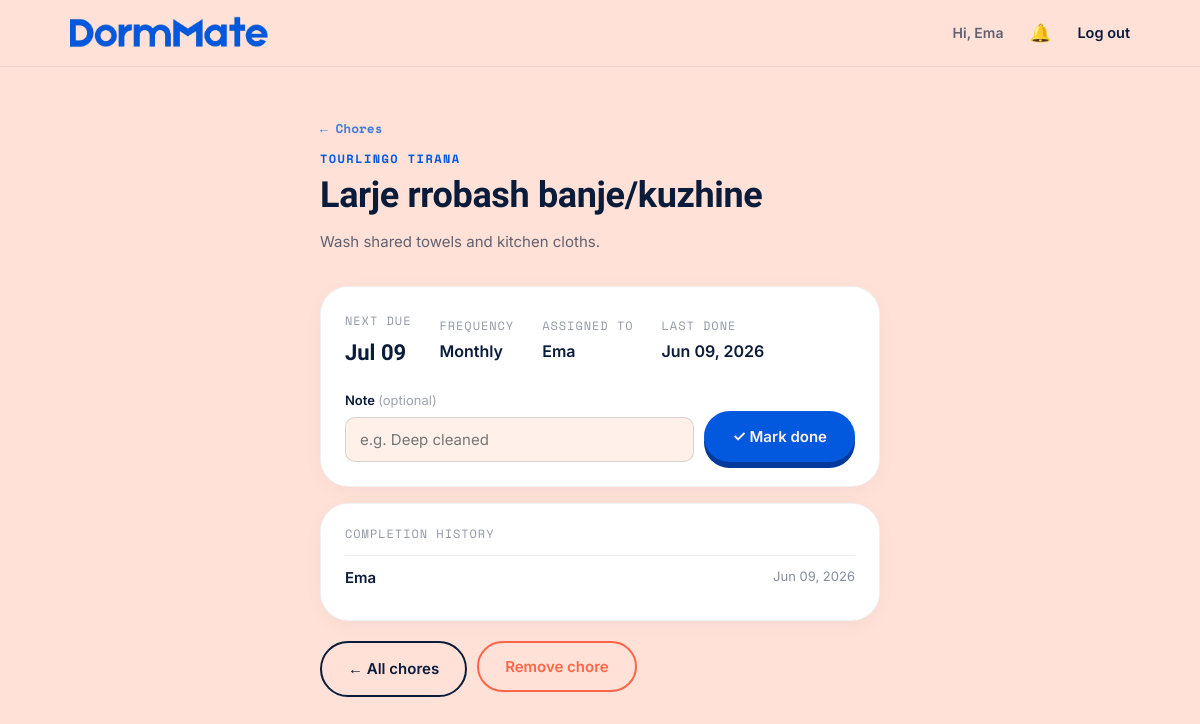
The app's page /household/3/chores/8 (signed in) with its own data.
### models/user.py (models this page shows, shortened)
class User(db.Model):
    __tablename__ = "users"
    id = db.Column(db.Integer, primary_key=True)
    name = db.Column(db.String(80), nullable=False)
    email = db.Column(db.String(120), unique=True, nullable=False, index=True)
    password_hash = db.Column(db.String(255), nullable=False)
    avatar_url = db.Column(db.String(255), nullable=True)
    room_number = db.Column(db.String(20), nullable=True)
    created_at = db.Column(db.DateTime, default=datetime.utcnow)
    memberships = db.relationship(
        "Membership", back_populates="user", cascade="all, delete-orphan"
    )

### models/household.py (models this page shows, shortened)
class Household(db.Model):
    __tablename__ = "households"
    id = db.Column(db.Integer, primary_key=True)
    name = db.Column(db.String(120), nullable=False)
    invite_code = db.Column(db.String(12), unique=True, nullable=False, index=True)
    created_at = db.Column(db.DateTime, default=datetime.utcnow)
    memberships = db.relationship(
        "Membership", back_populates="household", cascade="all, delete-orphan"
    )
    @property
    def members(self):
        return [m.user for m in self.memberships]

### models/chore.py (models this page shows, shortened)
class Chore(db.Model):
    __tablename__ = "chores"
    id = db.Column(db.Integer, primary_key=True)
    household_id = db.Column(db.Integer, db.ForeignKey("households.id"), nullable=False, index=True)
    created_by = db.Column(db.Integer, db.ForeignKey("users.id"), nullable=False)
    title = db.Column(db.String(120), nullable=False)
    description = db.Column(db.String(400), nullable=True)
    frequency = db.Column(db.String(20), nullable=False, default="weekly")
    custom_interval_days = db.Column(db.Integer, nullable=True)  # used when frequency == "custom"
    rotation_mode = db.Column(db.Boolean, default=False, nullable=False)  # False = fixed, True = rotate
    assigned_to = db.Column(db.Integer, db.ForeignKey("users.id"), nullable=True)  # fixed assignee
    rotation_index = db.Column(db.Integer, default=0, nullable=False)  # current position in rotation
    last_completed_at = db.Column(db.DateTime, nullable=True)
    is_active = db.Column(db.Boolean, default=True, nullable=False)
    created_at = db.Column(db.DateTime, default=datetime.utcnow)
    household = db.relationship("Household", backref=db.backref("chores", lazy="dynamic"))
    creator = db.relationship("User", foreign_keys=[created_by], backref=db.backref("created_chores", lazy="dynamic"))
    assignee = db.relationship("User", foreign_keys=[assigned_to], backref=db.backref("assigned_chores", lazy="dynamic"))
    completions = db.relationship("ChoreCompletion", back_populates="chore", cascade="all, delete-orphan",
                                   order_by="ChoreCompletion.completed_at.desc()")
    FREQUENCIES = [
        ("daily", "Daily"),
        ("weekly", "Weekly"),
        ("biweekly", "Every 2 weeks"),
        ("monthly", "Monthly"),
        ("custom", "Custom interval"),
    ]
    @property
    def interval_days(self):
        if self.frequency == "custom":
            return self.custom_interval_days or 7
        return FREQUENCY_DAYS.get(self.frequency, 7)
    @property
    def next_due_date(self):
        base = self.last_completed_at.date() if self.last_completed_at else self.created_at.date()
        return base + timedelta(days=self.interval_days)
    @property
    def is_overdue(self):
        return self.next_due_date < date.today()
    @property
    def is_due_today(self):
        return self.next_due_date == date.today()
    def get_current_assignee(self, members):
        if not self.rotation_mode:
            return self.assignee
        if not members:
            return None
        idx = self.rotation_index % len(members)
        return members[idx]
    def get_frequency_label(self):
        for key, label in self.FREQUENCIES:
            if key == self.frequency:
                if self.frequency == 'custom' and self.custom_interval_days:
                    return f'Every {self.custom_interval_days} days'
                return label
        return self.frequency.capitalize()

class ChoreCompletion(db.Model):
    __tablename__ = "chore_completions"
    id = db.Column(db.Integer, primary_key=True)
    chore_id = db.Column(db.Integer, db.ForeignKey("chores.id"), nullable=False, index=True)
    completed_by = db.Column(db.Integer, db.ForeignKey("users.id"), nullable=False)
    completed_at = db.Column(db.DateTime, default=datetime.utcnow)
    note = db.Column(db.String(255), nullable=True)
    chore = db.relationship("Chore", back_populates="completions")
    user = db.relationship("User", backref=db.backref("chore_completions", lazy="dynamic"))

### routes/chores.py (the view)
@chores_bp.route("/household/<int:household_id>/chores/<int:chore_id>")
@login_required
def chore_detail(household_id, chore_id):
    membership = _get_membership(household_id)
    if not membership:
        return redirect(url_for("household.choose"))
    chore = Chore.query.filter_by(id=chore_id, household_id=household_id).first_or_404()
    members = membership.household.members
    current_assignee = chore.get_current_assignee(members)
    return render_template(
        "chores/detail.html",
        household=membership.household,
        membership=membership,
        chore=chore,
        current_assignee=current_assignee,
        members=members,
    )

### routes/chores.py (called while the page is built)
def _get_membership(household_id):
    m = Membership.query.filter_by(user_id=g.user.id, household_id=household_id).first()
    if not m:
        flash("You're not a member of that household.", "error")
    return m

### utils.py (called while the page is built)
def login_required(view):
    @wraps(view)
    def wrapped_view(*args, **kwargs):
        if g.get("user") is None:
            flash("Log in to continue.", "error")
            return redirect(url_for("auth.login"))
        return view(*args, **kwargs)
    return wrapped_view

### templates/chores/detail.html (shortened to what this page needs)
{% extends "layout.html" %}
{% block content %}
<div class="page-shell page-shell--narrow">
  <div class="page-head reveal is-visible">
    <a href="{{ url_for('chores.list_chores', household_id=household.id) }}" class="notif-back-link">← Chores</a>
    <p class="eyebrow">{{ household.name }}</p>
    <h1>{{ chore.title }}</h1>
    {% if chore.description %}
    <p class="page-head__sub">{{ chore.description }}</p>
    {% endif %}
  </div>
  <div class="card reveal is-visible" style="padding:24px;margin-bottom:16px;">
    <div style="display:flex;gap:28px;flex-wrap:wrap;align-items:center;margin-bottom:20px;">
      <div>
        <p class="panel__title" style="margin-bottom:4px;">NEXT DUE</p>
        <p style="font-family:var(--font-display);font-size:22px;font-weight:700;margin:0;color:{% if chore.is_overdue %}var(--coral){% elif chore.is_due_today %}var(--blue){% else %}var(--ink){% endif %};">
          {% if chore.is_overdue %}Overdue by {{ chore.days_until_due|abs }} day{{ 's' if chore.days_until_due|abs != 1 }}
          {% elif chore.is_due_today %}Today
          {% else %}{{ chore.next_due_date.strftime('%b %d') }}{% endif %}
        </p>
      </div>
      <div>
        <p class="panel__title" style="margin-bottom:4px;">FREQUENCY</p>
        <p style="font-weight:600;margin:0;">{{ chore.get_frequency_label() }}</p>
      </div>
      <div>
        <p class="panel__title" style="margin-bottom:4px;">ASSIGNED TO</p>
        <p style="font-weight:600;margin:0;">
          {% if chore.rotation_mode %}🔄 Rotation (now: {{ current_assignee.name if current_assignee else '—' }})
          {% elif current_assignee %}{{ current_assignee.name }}
          {% else %}Unassigned{% endif %}
        </p>
      </div>
      {% if chore.last_completed_at %}
      <div>
        <p class="panel__title" style="margin-bottom:4px;">LAST DONE</p>
        <p style="font-weight:600;margin:0;">{{ chore.last_completed_at.strftime('%b %d, %Y') }}</p>
      </div>
      {% endif %}
    </div>
    <form method="POST" action="{{ url_for('chores.complete_chore', household_id=household.id, chore_id=chore.id) }}"
          style="display:flex;gap:10px;align-items:flex-end;flex-wrap:wrap;">
      <div class="form-group" style="flex:1;min-width:180px;margin-bottom:0;">
        <label class="form-label">Note <span style="font-weight:400;color:rgba(11,27,58,0.4);">(optional)</span></label>
        <input class="form-input" type="text" name="note" placeholder="e.g. Deep cleaned">
      </div>
      <button type="submit" class="btn btn--primary">✓ Mark done</button>
    </form>
  </div>
  {% if chore.completions %}
  <div class="card reveal is-visible" style="padding:20px 24px;">
    <p class="panel__title" style="margin-bottom:12px;">COMPLETION HISTORY</p>
    {% for c in chore.completions[:10] %}
    <div class="member-row" style="padding:10px 0;">
      <div>
        <span style="font-weight:600;">{{ c.user.name }}</span>
      </div>
      <span style="font-size:13px;color:rgba(11,27,58,0.5);">{{ c.completed_at.strftime('%b %d, %Y') }}</span>
    </div>
    {% endfor %}
  </div>
  {% endif %}
  <div style="margin-top:16px;display:flex;gap:10px;flex-wrap:wrap;">
    <a href="{{ url_for('chores.list_chores', household_id=household.id) }}" class="btn btn--ghost">← All chores</a>
    <form method="POST" action="{{ url_for('chores.delete_chore', household_id=household.id, chore_id=chore.id) }}"
          onsubmit="return confirm('Remove this chore?')">
      <button type="submit" class="btn btn--ghost" style="border-color:var(--coral);color:var(--coral);">Remove chore</button>
    </form>
  </div>
</div>
{% endblock %}

### templates/layout.html (shortened to what this page needs)
<!DOCTYPE html>
<html lang="en">
<head>
  <link rel="stylesheet" href="{{ url_for('static', filename='css/style.css') }}">
</head>
<body class="app-body">
  <header class="nav">
    <div class="nav__inner">
      <a href="{{ url_for('index') }}" class="nav__brand">
        <img src="{{ url_for('static', filename='images/logo.png') }}" alt="DormMate logo" class="nav__logo">
      </a>
      <nav class="nav__links">
        {% if current_user %}
          <span class="nav__user">Hi, {{ current_user.name }}</span>
          <a href="{{ url_for('notifications.feed') }}" class="nav__notif-btn" title="Notifications">
            🔔
          </a>
          <a href="{{ url_for('auth.logout') }}">Log out</a>
        {% else %}
          <a href="{{ url_for('auth.login') }}">Log in</a>
          <a href="{{ url_for('auth.signup') }}" class="btn btn--primary nav__cta">Get started</a>
        {% endif %}
      </nav>
    </div>
  </header>
  <main class="app-main">
    {% block content %}{% endblock %}
  </main>
</body>
</html>

### records on screen
User: name "Ema"
Household: name "TOURLINGO TIRANA"
Chore: title "Larje rrobash banje/kuzhine", description "Wash shared towels and kitchen cloths.", next_due_date "Jul 09", get_frequency_label "Monthly", last_completed_at "Jun 09, 2026"
ChoreCompletion: user.name "Ema", completed_at "Jun 09, 2026"
